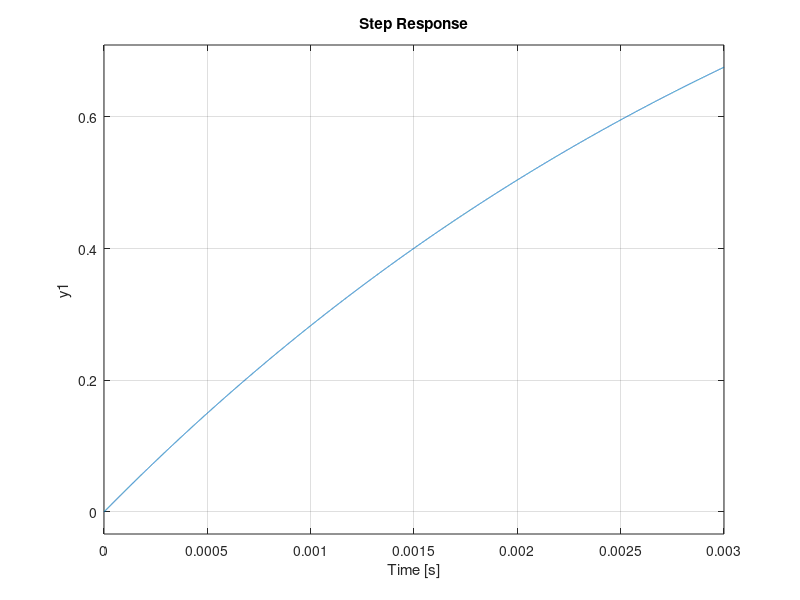

Write MATLAB code to recreate this figure. (Note: this script raises an error after producing the figure.)
% lab 1 control system 
% motor position control using PID controller 
J = 3.2284E-6;
b = 3.5077E-6;
K = 0.0274;
R = 4;
L = 2.75E-6;
% ****************************************************
s = tf('s');
P_motor = K/(s*((J*s+b)*(L*s+R)+K^2));
% *******************Part one with error**************
t = 0:0.001:0.2;
step(P_motor,t);
% ******************enter closed loop ****************
sys_cl = feedback(P_motor,1);
step(sys_cl,t);
% *******************PID constansts ******************
Kp = 21;
Ki = 500;
Kd = 0.15;
% ****************************************************
C = Kp + Ki/s + Kd*s;
sys_cl = feedback(C*P_motor,1);
step(sys_cl);
% ****************************************************
stepinfo(sys_cl)